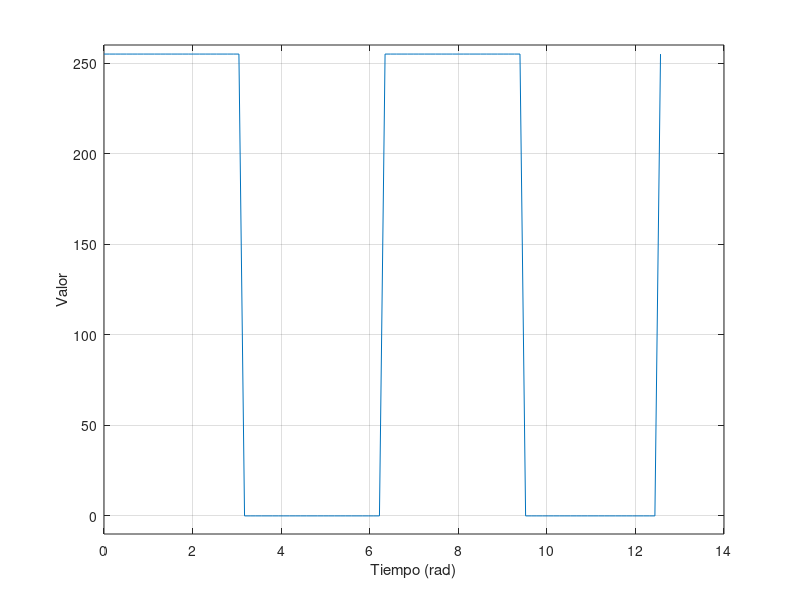

This figure's MATLAB source:
clear all
clc 

% Definir el dominio de la señal desde -pi a pi
t = linspace(0, 4*pi, 100);

% Generar la señal cuadrada
senal = square(t);

% Escalar la señal al rango de 0 a 255
senal_escalada = (senal + 1) * 127.5;

% Redondear a enteros
senal_redondeada = round(senal_escalada);

% Asegurarse de que la señal está en el rango de 0 a 255
senal_redondeada(senal_redondeada < 0) = 0;
senal_redondeada(senal_redondeada > 255) = 255;

% Graficar la señal generada
plot(t, senal_redondeada);
%title('Señal cuadrada de 0 a 4*pi con resolución de 8 bits');
xlabel('Tiempo (rad)');
ylabel('Valor');
ylim([-10 260])
grid on;
